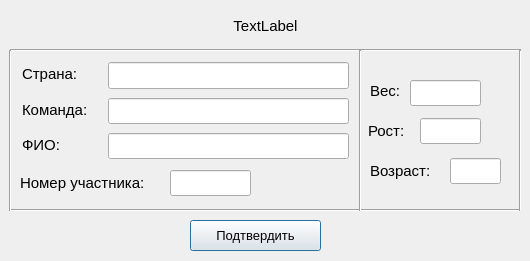
<?xml version="1.0" encoding="UTF-8"?>
<ui version="4.0">
 <class>NewPlayer</class>
 <widget class="QDialog" name="NewPlayer">
  <property name="geometry">
   <rect>
    <x>0</x>
    <y>0</y>
    <width>530</width>
    <height>261</height>
   </rect>
  </property>
  <property name="windowTitle">
   <string>Dialog</string>
  </property>
  <widget class="QPushButton" name="pushButton_confirm">
   <property name="geometry">
    <rect>
     <x>190</x>
     <y>220</y>
     <width>131</width>
     <height>31</height>
    </rect>
   </property>
   <property name="font">
    <font>
     <pointsize>10</pointsize>
    </font>
   </property>
   <property name="text">
    <string>Подтвердить</string>
   </property>
  </widget>
  <widget class="QLabel" name="label_country">
   <property name="geometry">
    <rect>
     <x>22</x>
     <y>62</y>
     <width>60</width>
     <height>23</height>
    </rect>
   </property>
   <property name="font">
    <font>
     <pointsize>11</pointsize>
    </font>
   </property>
   <property name="text">
    <string>Страна:</string>
   </property>
  </widget>
  <widget class="QLineEdit" name="lineEdit_country">
   <property name="geometry">
    <rect>
     <x>108</x>
     <y>62</y>
     <width>241</width>
     <height>27</height>
    </rect>
   </property>
   <property name="font">
    <font>
     <pointsize>11</pointsize>
    </font>
   </property>
  </widget>
  <widget class="QLineEdit" name="lineEdit_team">
   <property name="geometry">
    <rect>
     <x>108</x>
     <y>98</y>
     <width>241</width>
     <height>26</height>
    </rect>
   </property>
   <property name="font">
    <font>
     <pointsize>11</pointsize>
    </font>
   </property>
  </widget>
  <widget class="QLabel" name="label_team">
   <property name="geometry">
    <rect>
     <x>22</x>
     <y>98</y>
     <width>73</width>
     <height>23</height>
    </rect>
   </property>
   <property name="font">
    <font>
     <pointsize>11</pointsize>
    </font>
   </property>
   <property name="text">
    <string>Команда:</string>
   </property>
  </widget>
  <widget class="QLabel" name="label_name">
   <property name="geometry">
    <rect>
     <x>22</x>
     <y>133</y>
     <width>42</width>
     <height>23</height>
    </rect>
   </property>
   <property name="font">
    <font>
     <pointsize>11</pointsize>
    </font>
   </property>
   <property name="text">
    <string>ФИО:</string>
   </property>
  </widget>
  <widget class="QLabel" name="label_number">
   <property name="geometry">
    <rect>
     <x>20</x>
     <y>170</y>
     <width>141</width>
     <height>26</height>
    </rect>
   </property>
   <property name="font">
    <font>
     <pointsize>11</pointsize>
    </font>
   </property>
   <property name="text">
    <string>Номер участника:</string>
   </property>
  </widget>
  <widget class="QLabel" name="label_age">
   <property name="geometry">
    <rect>
     <x>370</x>
     <y>158</y>
     <width>66</width>
     <height>26</height>
    </rect>
   </property>
   <property name="font">
    <font>
     <pointsize>11</pointsize>
    </font>
   </property>
   <property name="text">
    <string>Возраст:</string>
   </property>
  </widget>
  <widget class="QLabel" name="label_height">
   <property name="geometry">
    <rect>
     <x>368</x>
     <y>118</y>
     <width>39</width>
     <height>26</height>
    </rect>
   </property>
   <property name="font">
    <font>
     <pointsize>11</pointsize>
    </font>
   </property>
   <property name="text">
    <string>Рост:</string>
   </property>
  </widget>
  <widget class="QLineEdit" name="lineEdit_name">
   <property name="geometry">
    <rect>
     <x>108</x>
     <y>133</y>
     <width>241</width>
     <height>26</height>
    </rect>
   </property>
   <property name="font">
    <font>
     <pointsize>11</pointsize>
    </font>
   </property>
  </widget>
  <widget class="QLineEdit" name="lineEdit_number">
   <property name="geometry">
    <rect>
     <x>170</x>
     <y>170</y>
     <width>81</width>
     <height>26</height>
    </rect>
   </property>
   <property name="font">
    <font>
     <pointsize>11</pointsize>
    </font>
   </property>
  </widget>
  <widget class="QLineEdit" name="lineEdit_age">
   <property name="geometry">
    <rect>
     <x>450</x>
     <y>158</y>
     <width>51</width>
     <height>26</height>
    </rect>
   </property>
   <property name="font">
    <font>
     <pointsize>11</pointsize>
    </font>
   </property>
  </widget>
  <widget class="QLineEdit" name="lineEdit_height">
   <property name="geometry">
    <rect>
     <x>420</x>
     <y>118</y>
     <width>61</width>
     <height>26</height>
    </rect>
   </property>
   <property name="font">
    <font>
     <pointsize>11</pointsize>
    </font>
   </property>
  </widget>
  <widget class="QLabel" name="label_weight">
   <property name="geometry">
    <rect>
     <x>370</x>
     <y>78</y>
     <width>31</width>
     <height>26</height>
    </rect>
   </property>
   <property name="font">
    <font>
     <pointsize>11</pointsize>
    </font>
   </property>
   <property name="text">
    <string>Вес:</string>
   </property>
  </widget>
  <widget class="QLineEdit" name="lineEdit_weight">
   <property name="geometry">
    <rect>
     <x>410</x>
     <y>80</y>
     <width>71</width>
     <height>26</height>
    </rect>
   </property>
   <property name="font">
    <font>
     <pointsize>11</pointsize>
    </font>
   </property>
  </widget>
  <widget class="QLabel" name="label_Title">
   <property name="geometry">
    <rect>
     <x>10</x>
     <y>10</y>
     <width>511</width>
     <height>31</height>
    </rect>
   </property>
   <property name="font">
    <font>
     <pointsize>11</pointsize>
    </font>
   </property>
   <property name="text">
    <string>TextLabel</string>
   </property>
   <property name="alignment">
    <set>Qt::AlignCenter</set>
   </property>
  </widget>
  <widget class="Line" name="line">
   <property name="geometry">
    <rect>
     <x>10</x>
     <y>40</y>
     <width>511</width>
     <height>21</height>
    </rect>
   </property>
   <property name="orientation">
    <enum>Qt::Horizontal</enum>
   </property>
  </widget>
  <widget class="Line" name="line_2">
   <property name="geometry">
    <rect>
     <x>10</x>
     <y>200</y>
     <width>511</width>
     <height>21</height>
    </rect>
   </property>
   <property name="orientation">
    <enum>Qt::Horizontal</enum>
   </property>
  </widget>
  <widget class="Line" name="line_3">
   <property name="geometry">
    <rect>
     <x>0</x>
     <y>50</y>
     <width>20</width>
     <height>161</height>
    </rect>
   </property>
   <property name="orientation">
    <enum>Qt::Vertical</enum>
   </property>
  </widget>
  <widget class="Line" name="line_4">
   <property name="geometry">
    <rect>
     <x>510</x>
     <y>50</y>
     <width>20</width>
     <height>161</height>
    </rect>
   </property>
   <property name="orientation">
    <enum>Qt::Vertical</enum>
   </property>
  </widget>
  <widget class="Line" name="line_5">
   <property name="geometry">
    <rect>
     <x>350</x>
     <y>50</y>
     <width>20</width>
     <height>161</height>
    </rect>
   </property>
   <property name="orientation">
    <enum>Qt::Vertical</enum>
   </property>
  </widget>
 </widget>
 <resources/>
 <connections/>
</ui>
